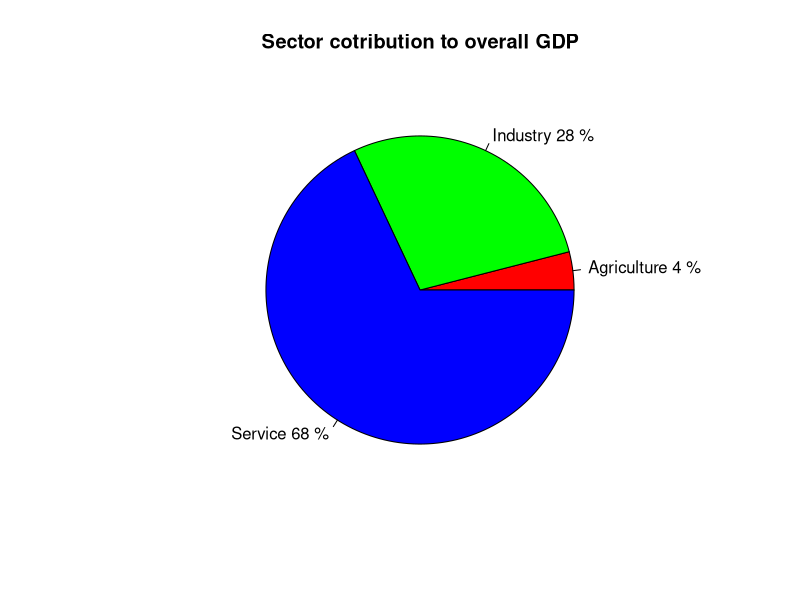
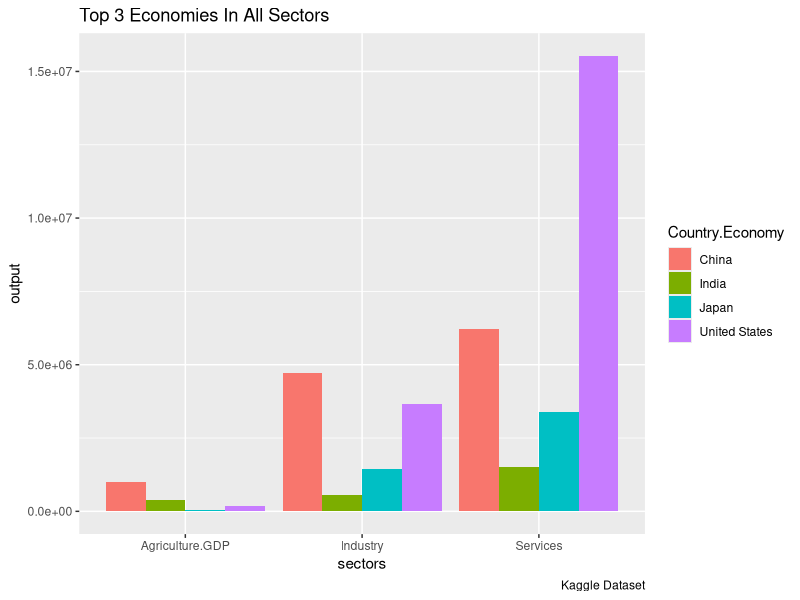
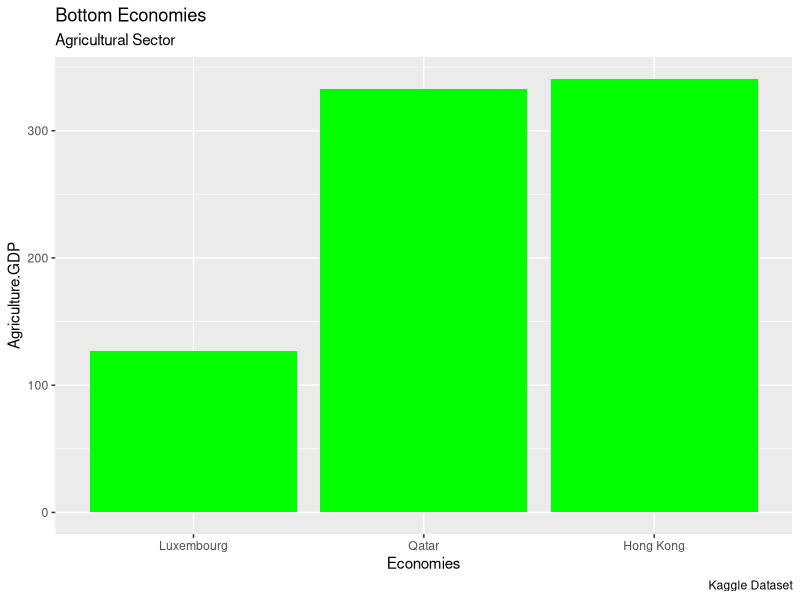
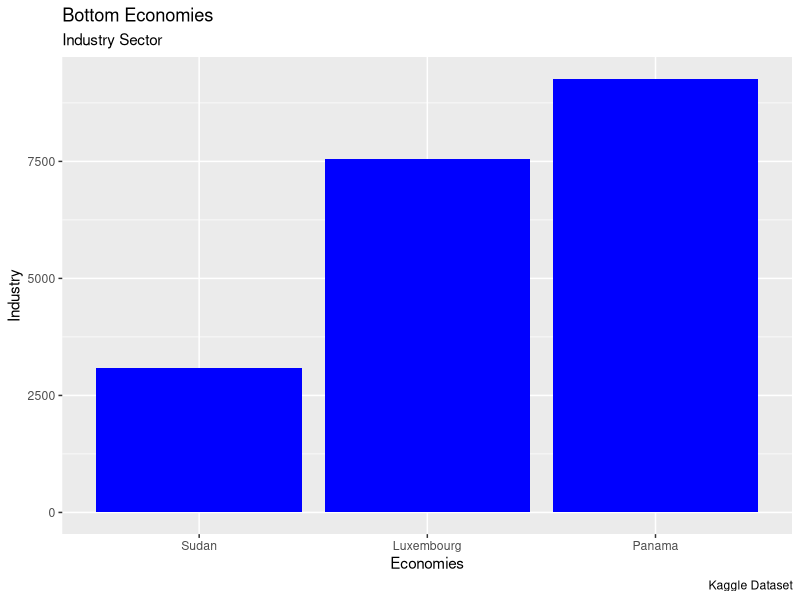
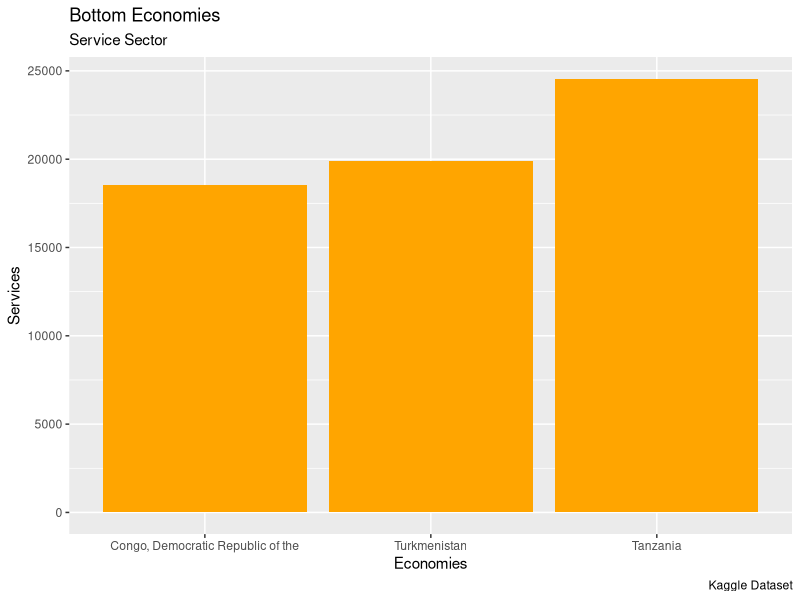
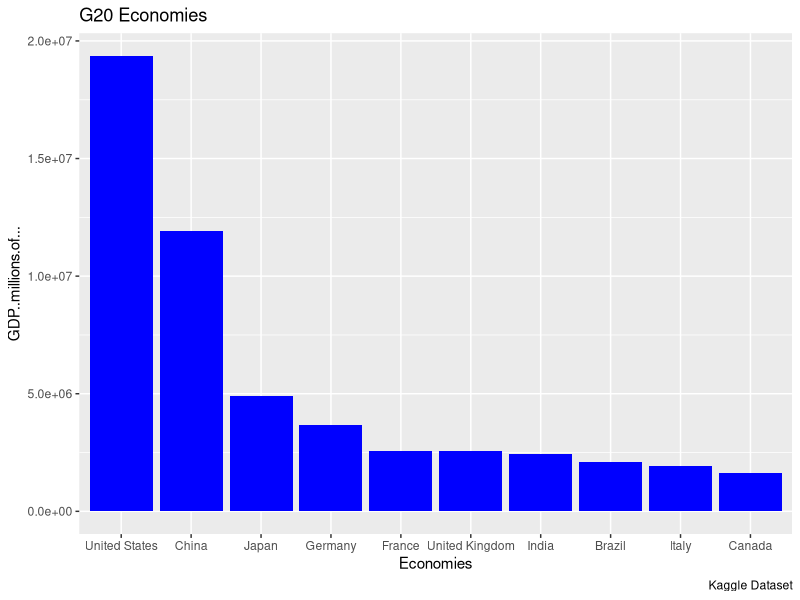
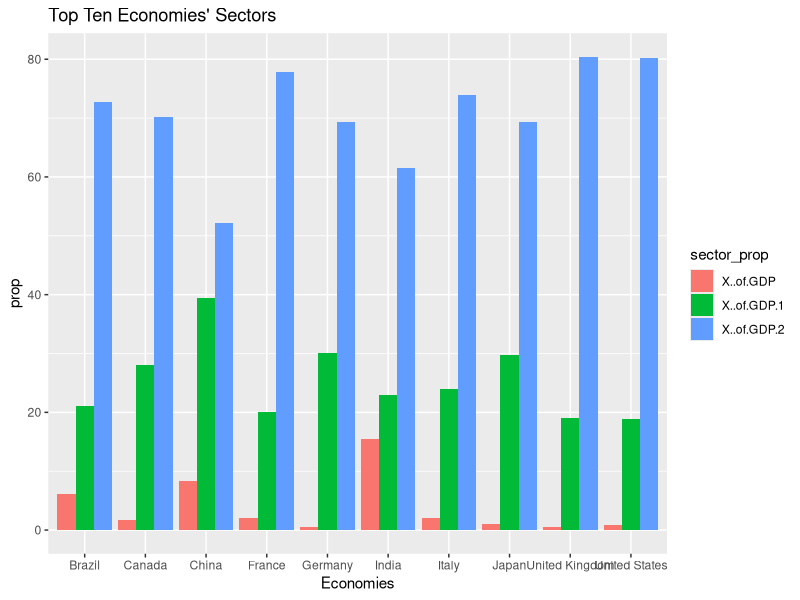
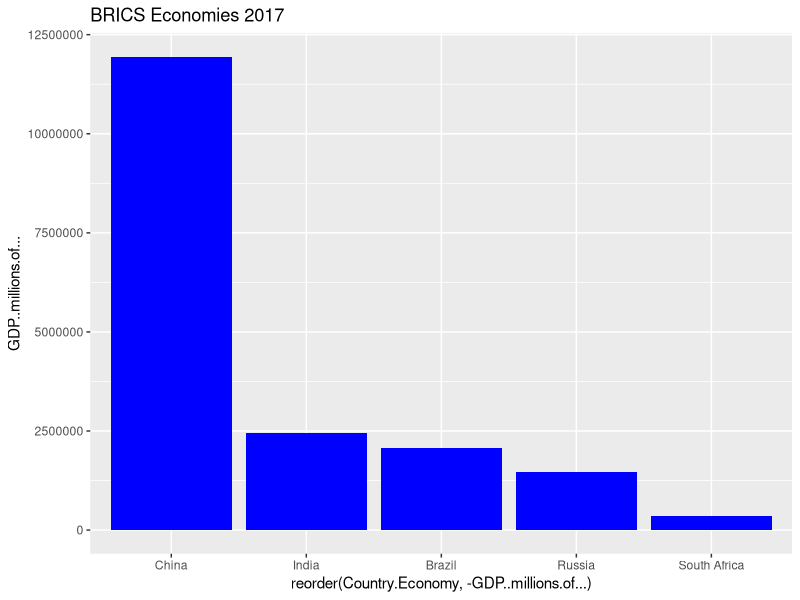

The R source for these figures, in order:
gdp <- read.table(file = "GDPdata.csv", header = TRUE, sep = ",")
summary(gdp)
str(gdp)

# I wll need to convert Agriculture columns to numeric
gdp$Agriculture.GDP <- gsub(",", "", gdp$Agriculture.GDP)
gdp$Agriculture.GDP <- as.numeric(gdp$Agriculture.GDP)
gdp$AGR.Rank <- gsub(",", "", gdp$AGR.Rank)
gdp$AGR.Rank <- as.numeric(gdp$AGR.Rank)

#let me get rid of incomplete entries if any
sum(is.na(gdp))
gdp <- gdp[complete.cases(gdp), ]

# lets check for duplicates
which(duplicated(gdp))

head(gdp)
#lets see what % every sector contributes to overall gdp
x <- sum(gdp$GDP..millions.of...)
perc <- round(c(100*sum(gdp$Agriculture.GDP/x), 100*sum(gdp$Industry)/x, 100*sum(gdp$Services)/x))
lbl <- c("Agriculture", "Industry", "Service")
lbl1 <- paste(lbl, perc, "%", sep = " ")
pie(perc, labels = lbl1, main = "Sector cotribution to overall GDP", col = rainbow(length(perc)))

# let see the top 3 economies in every sector
# I will need to load some necessary packages
library(tidyverse)
library(tidyr)
library(ggplot2)

top <- gdp %>%
  filter(AGR.Rank <= 3| IND.Rank <= 3| SER.Rank <= 3) %>%
  select(Country.Economy, Agriculture.GDP, Industry, Services)
top <- gather(top, sectors, output, -1)
ggplot(top, aes(x = sectors, y = output, fill = Country.Economy))+ 
  geom_bar(stat = "identity", position = "dodge")+ 
  labs(title = "Top 3 Economies In All Sectors", caption = "Kaggle Dataset")

## We see that in Agriculture sector, China is leading, followed by India and the USA,
## In the Industry sector, China is the leading economy, followed by USA and the Japan
## In Service sector, USA comes first, then China and Japan at the third place.

# let see the bottom economies in each sector using slice function

agri_min <- gdp %>%
  slice_min(Agriculture.GDP, n = 3)
ggplot(agri_min, aes(reorder(Country.Economy, Agriculture.GDP), Agriculture.GDP))+ 
  geom_bar(stat = "identity", fill = "green")+ 
  labs(title = "Bottom Economies", subtitle = "Agricultural Sector", 
       caption = "Kaggle Dataset", x = "Economies")

ind_min <- gdp %>%
  slice_min(Industry, n = 3)
ggplot(ind_min, aes(reorder(Country.Economy, Industry), Industry))+ 
  geom_bar(stat = "identity", fill = "blue")+ 
  labs(title = "Bottom Economies", subtitle = "Industry Sector", 
       caption = "Kaggle Dataset", x = "Economies")

ser_min <- gdp %>%
  slice_min(Services, n = 3)
ggplot(ser_min, aes(reorder(Country.Economy, Services), Services))+ 
  geom_bar(stat = "identity", fill = "orange")+ 
  labs(title = "Bottom Economies", subtitle = "Service Sector", 
       caption = "Kaggle Dataset", x = "Economies")
  
# lets have an analysis of the G20 countries
G20 <- c("Argentina", "Australia", "Brazil", "Canada", "China", 
         "India", "Indonesia", "Japan", "South Korea", "Mexico", 
         "Russia", "Saudi Arabia", "South Africa", "Turkey", "United Kingdom", 
         "United States", "Austria", "Belgium", "Bulgaria", "Croatia", 
         "Cyprus", "Czechia", "Denmark", "Estonia", "Finland", "France", 
         "Germany", "Greece", "Hungary", "Ireland", "Italy", "Latvia", 
         "Lithuania", "Luxembourg", "Malta", "Netherlands", "Poland", 
         "Portugal", "Romania", "Slovakia", "Slovenia", "Spain", "Sweden")

g20 <- gdp %>%
  filter(Country.Economy %in% G20, Rank <= 10)
ggplot(g20, aes(reorder(Country.Economy,-GDP..millions.of...), GDP..millions.of...))+ 
  geom_bar(stat = "identity", fill = "blue")+ 
  labs(title = "G20 Economies", caption = "Kaggle Dataset", x = "Economies") 

rename(gdp, proportion_agr = X..of.GDP, proportion_ind = X..of.GDP.1, proportion_ser = SER.Rank)
gdp$X..of.GDP

#leading proportion among the top 10 econoies
leading_prop <- gdp%>%
  filter(Rank <= 10) %>%
 gather(sector_prop, prop, X..of.GDP, X..of.GDP.1, X..of.GDP.2)

ggplot(leading_prop, aes(x = Country.Economy, y = prop, fill = sector_prop))+ 
  geom_bar(stat = "identity", position = "dodge")+ 
  labs(title = "Top Ten Economies' Sectors", x = "Economies")+ 
  scale_color_discrete(labels = c("Agriculture", "Industry", "Service"))
## we can see that Service sector is leading in all econimies. All these Economies relay most on srvice sector

# lets see about BRICS
brics <- c("Brazil", "Russia", "India", "China", "South Africa")
gdp_brics <- gdp %>%
  filter(Country.Economy %in% brics)
ggplot(gdp_brics, aes(reorder(Country.Economy,-GDP..millions.of...), GDP..millions.of...))+ 
  geom_bar(stat = "identity", fill = "blue")+ 
  labs(title = "BRICS Economies 2017")

## China is the largest Economy of all, followed by India
gdp_brics2 <- gdp_brics %>%
  gather(sectors, outputs, Agriculture.GDP, Industry, Services)
ggplot(gdp_brics2, aes(x = Country.Economy, y = outputs, fill = sectors))+ 
  geom_bar(stat = "identity", position = "dodge")+ 
  labs(title = "BRICS Economies 2017", subtitle = "Sectors Output")
  
# I will now check for correlation in the data
install.packages("GGally")  
library(GGally)
head(gdp)
ggpairs(gdp, columns = c(4, 5, 8, 11))
## Conclusion: There is a positive correlation between overall GDP and Agriculture,
## Industry, and Services. The correlation is strong for Industry and Services
## There is a strong correlation between Agriculture ouput and Service, 
## and between Industry and Services, 
## However the correlation between Agriculture and Services is weak.

# I will create a model to predict this relationship.
gdpmodel <- lm(gdp$GDP..millions.of... ~ gdp$Agriculture.GDP + 
     gdp$Agriculture.GDP + gdp$Industry + gdp$Services)
summary(gdpmodel)


